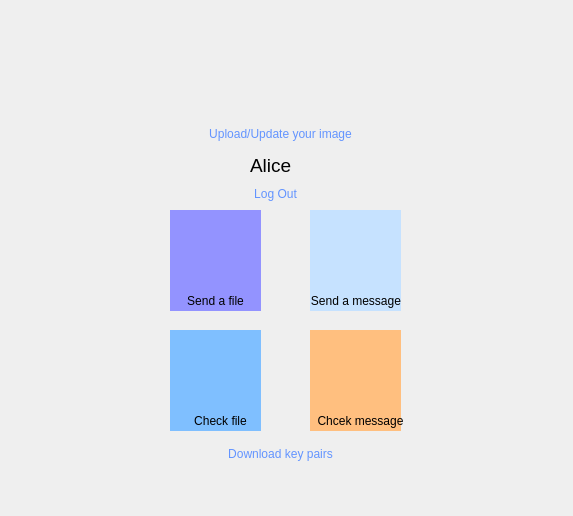
<?xml version="1.0" encoding="UTF-8"?>
<ui version="4.0">
 <class>Form</class>
 <widget class="QWidget" name="Form">
  <property name="geometry">
   <rect>
    <x>0</x>
    <y>0</y>
    <width>573</width>
    <height>516</height>
   </rect>
  </property>
  <property name="windowTitle">
   <string>Form</string>
  </property>
  <widget class="QLabel" name="label">
   <property name="geometry">
    <rect>
     <x>240</x>
     <y>39</y>
     <width>81</width>
     <height>81</height>
    </rect>
   </property>
   <property name="styleSheet">
    <string notr="true">image: url(:/res/7.png);</string>
   </property>
   <property name="frameShape">
    <enum>QFrame::NoFrame</enum>
   </property>
   <property name="text">
    <string/>
   </property>
  </widget>
  <widget class="QPushButton" name="pushButton">
   <property name="geometry">
    <rect>
     <x>170</x>
     <y>120</y>
     <width>221</width>
     <height>28</height>
    </rect>
   </property>
   <property name="styleSheet">
    <string notr="true">color: rgb(99, 148, 255);</string>
   </property>
   <property name="text">
    <string>Upload/Update your image</string>
   </property>
   <property name="flat">
    <bool>true</bool>
   </property>
  </widget>
  <widget class="QLabel" name="label_2">
   <property name="geometry">
    <rect>
     <x>250</x>
     <y>150</y>
     <width>61</width>
     <height>31</height>
    </rect>
   </property>
   <property name="font">
    <font>
     <pointsize>14</pointsize>
    </font>
   </property>
   <property name="text">
    <string>Alice</string>
   </property>
  </widget>
  <widget class="QPushButton" name="pushButton_2">
   <property name="geometry">
    <rect>
     <x>240</x>
     <y>180</y>
     <width>71</width>
     <height>28</height>
    </rect>
   </property>
   <property name="styleSheet">
    <string notr="true">color: rgb(99, 148, 255);</string>
   </property>
   <property name="text">
    <string>Log Out</string>
   </property>
   <property name="flat">
    <bool>true</bool>
   </property>
  </widget>
  <widget class="QPushButton" name="pushButton_7">
   <property name="geometry">
    <rect>
     <x>170</x>
     <y>440</y>
     <width>221</width>
     <height>28</height>
    </rect>
   </property>
   <property name="styleSheet">
    <string notr="true">color: rgb(99, 148, 255);</string>
   </property>
   <property name="text">
    <string>Download key pairs</string>
   </property>
   <property name="flat">
    <bool>true</bool>
   </property>
  </widget>
  <widget class="QLabel" name="label_7">
   <property name="geometry">
    <rect>
     <x>170</x>
     <y>210</y>
     <width>91</width>
     <height>101</height>
    </rect>
   </property>
   <property name="styleSheet">
    <string notr="true">background-color: rgb(147, 147, 255);</string>
   </property>
   <property name="text">
    <string/>
   </property>
  </widget>
  <widget class="QLabel" name="label_8">
   <property name="geometry">
    <rect>
     <x>180</x>
     <y>220</y>
     <width>71</width>
     <height>71</height>
    </rect>
   </property>
   <property name="styleSheet">
    <string notr="true">image: url(:/res/6.png);</string>
   </property>
   <property name="text">
    <string/>
   </property>
  </widget>
  <widget class="QPushButton" name="pushButton_8">
   <property name="geometry">
    <rect>
     <x>170</x>
     <y>290</y>
     <width>91</width>
     <height>21</height>
    </rect>
   </property>
   <property name="styleSheet">
    <string notr="true"/>
   </property>
   <property name="text">
    <string>Send a file</string>
   </property>
   <property name="flat">
    <bool>true</bool>
   </property>
  </widget>
  <widget class="QLabel" name="label_9">
   <property name="geometry">
    <rect>
     <x>310</x>
     <y>210</y>
     <width>91</width>
     <height>101</height>
    </rect>
   </property>
   <property name="styleSheet">
    <string notr="true">background-color: rgb(198, 226, 255);</string>
   </property>
   <property name="text">
    <string/>
   </property>
  </widget>
  <widget class="QLabel" name="label_3">
   <property name="geometry">
    <rect>
     <x>320</x>
     <y>220</y>
     <width>71</width>
     <height>71</height>
    </rect>
   </property>
   <property name="styleSheet">
    <string notr="true">image: url(:/res/3.png);</string>
   </property>
   <property name="text">
    <string/>
   </property>
  </widget>
  <widget class="QPushButton" name="pushButton_4">
   <property name="geometry">
    <rect>
     <x>310</x>
     <y>290</y>
     <width>92</width>
     <height>21</height>
    </rect>
   </property>
   <property name="styleSheet">
    <string notr="true"/>
   </property>
   <property name="text">
    <string>Send a message</string>
   </property>
   <property name="flat">
    <bool>true</bool>
   </property>
  </widget>
  <widget class="QLabel" name="label_10">
   <property name="geometry">
    <rect>
     <x>170</x>
     <y>330</y>
     <width>91</width>
     <height>101</height>
    </rect>
   </property>
   <property name="styleSheet">
    <string notr="true">background-color: rgb(127, 191, 255);</string>
   </property>
   <property name="text">
    <string/>
   </property>
  </widget>
  <widget class="QLabel" name="label_5">
   <property name="geometry">
    <rect>
     <x>176</x>
     <y>340</y>
     <width>81</width>
     <height>71</height>
    </rect>
   </property>
   <property name="styleSheet">
    <string notr="true">image: url(:/res/5.png);</string>
   </property>
   <property name="text">
    <string/>
   </property>
  </widget>
  <widget class="QPushButton" name="pushButton_5">
   <property name="geometry">
    <rect>
     <x>170</x>
     <y>410</y>
     <width>101</width>
     <height>21</height>
    </rect>
   </property>
   <property name="styleSheet">
    <string notr="true"/>
   </property>
   <property name="text">
    <string>Check file</string>
   </property>
   <property name="flat">
    <bool>true</bool>
   </property>
  </widget>
  <widget class="QLabel" name="label_11">
   <property name="geometry">
    <rect>
     <x>310</x>
     <y>330</y>
     <width>91</width>
     <height>101</height>
    </rect>
   </property>
   <property name="styleSheet">
    <string notr="true">background-color: rgb(255, 191, 127);</string>
   </property>
   <property name="text">
    <string/>
   </property>
  </widget>
  <widget class="QLabel" name="label_4">
   <property name="geometry">
    <rect>
     <x>320</x>
     <y>340</y>
     <width>71</width>
     <height>71</height>
    </rect>
   </property>
   <property name="styleSheet">
    <string notr="true">image: url(:/res/4.png);</string>
   </property>
   <property name="text">
    <string/>
   </property>
  </widget>
  <widget class="QPushButton" name="pushButton_6">
   <property name="geometry">
    <rect>
     <x>310</x>
     <y>410</y>
     <width>101</width>
     <height>21</height>
    </rect>
   </property>
   <property name="styleSheet">
    <string notr="true"/>
   </property>
   <property name="text">
    <string>Chcek message</string>
   </property>
   <property name="flat">
    <bool>true</bool>
   </property>
  </widget>
 </widget>
 <resources>
  <include location="res.qrc"/>
 </resources>
 <connections/>
</ui>
